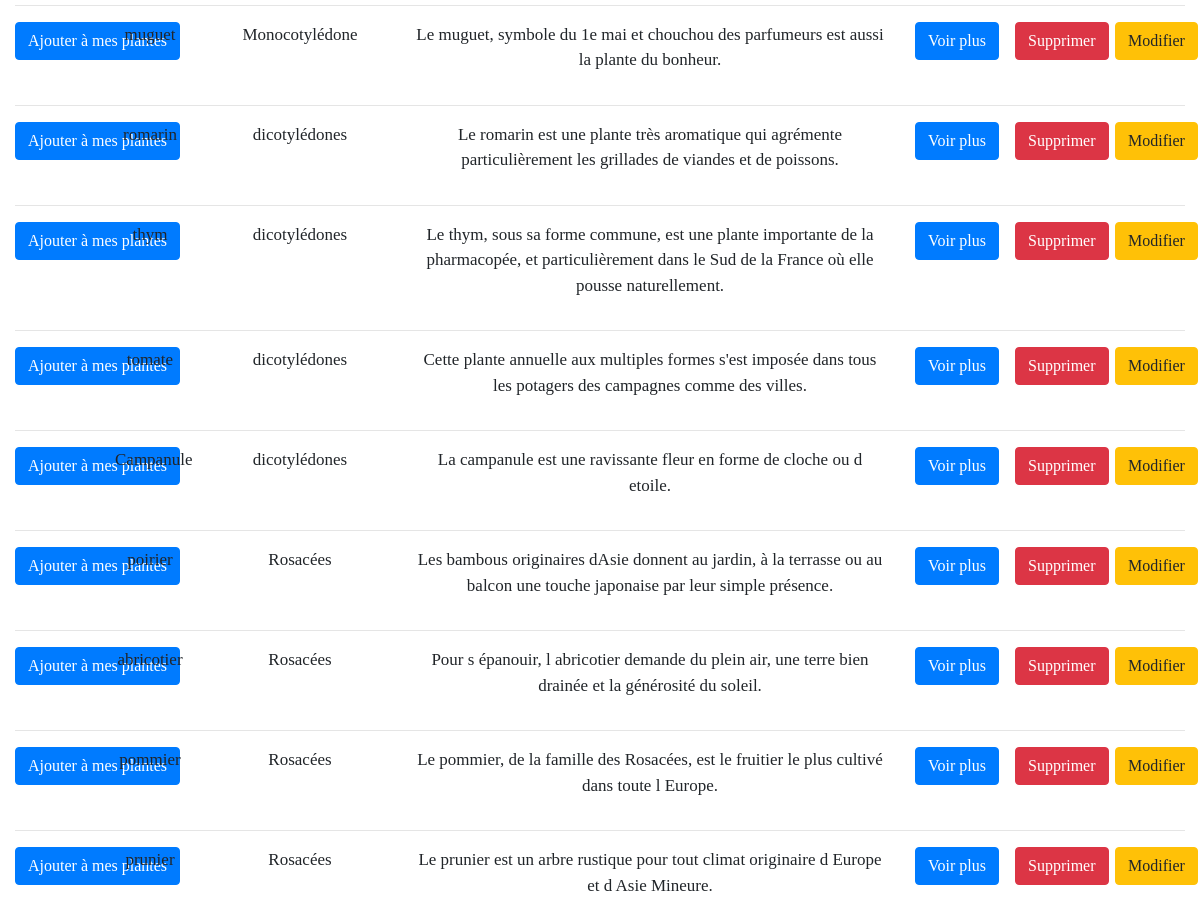
Page /site_web/plantes/index.php (middle part) on the earlier database version.
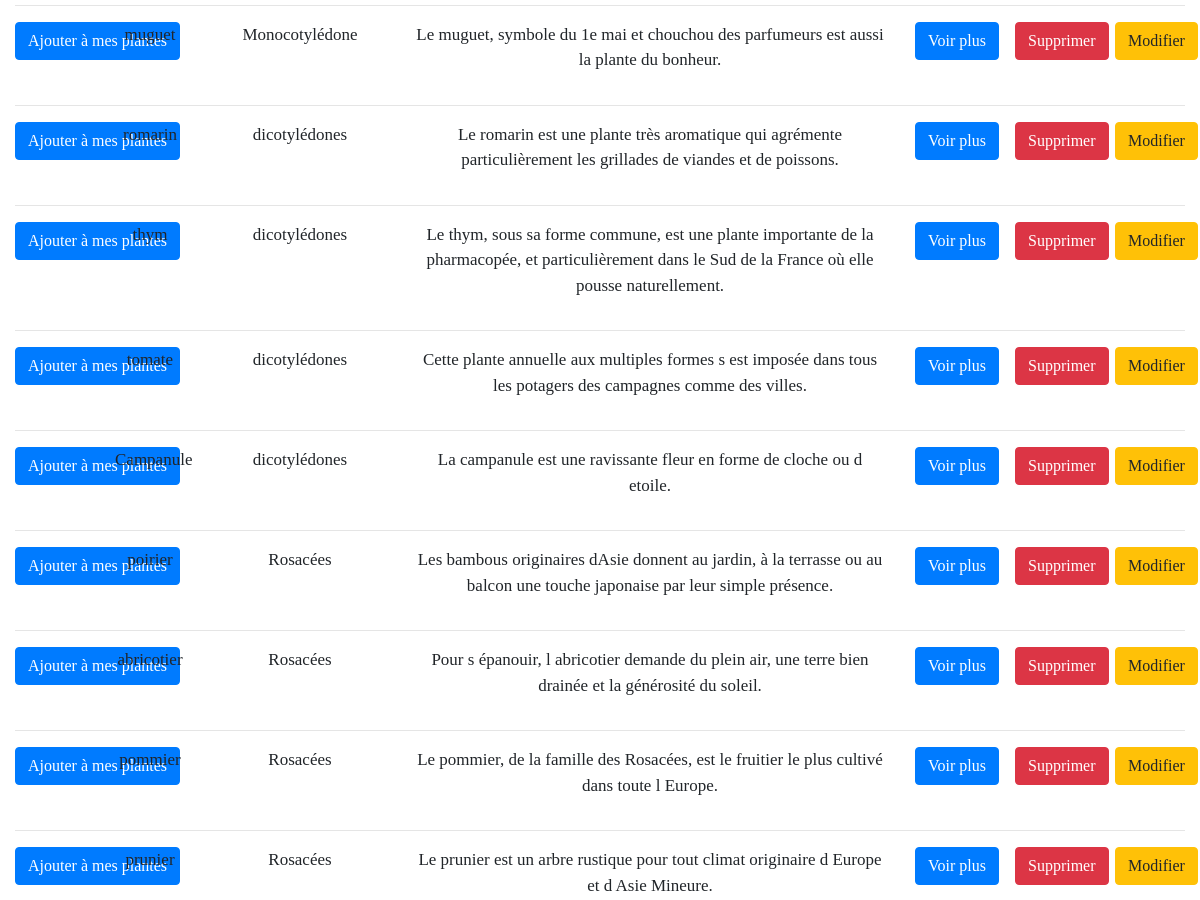
Same page on the later database version.
### tables this page shows
CREATE TABLE `tb_plantes`
(
	`id_plante` INT  NOT NULL AUTO_INCREMENT,
	`plante_nom` VARCHAR(65) NOT NULL,
	`plante_categorie` VARCHAR(65) NOT NULL,
	`plante_description` TEXT,
	`plante_humidite` INT NOT NULL,
	`plante_photo` VARCHAR(150) NOT NULL,
	`plante_luminosite` INT NOT NULL,
	`plante_periode` VARCHAR(65) NOT NULL,
	`plante_temperature` INT NOT NULL,
	PRIMARY KEY(`id_plante`)
);

### site_web/plantes/index.php (the view, shortened to what this page needs)
<?php
    try
    {
        $bdd = new PDO('mysql:host=localhost;dbname=bdd_plantes;charset=utf8', 'pi', 'root');
    }
    catch (Exception $e)
    {
        die('Erreur : ' . $e->getMessage());
    }
    $query = $bdd->query('SELECT * FROM tb_plantes ORDER BY id_plante');
?>
<!DOCTYPE html>
<html lang="fr">
    <head>
        <?php include '../header_html.php' ?>
    </head>
    <body>
        <?php
            while ($donnees = $query->fetch())
            {
            ?>
                <div class="container-fluid">
                    <div class="row">
                        <div class="col-xl-1">
                            <p class="contenu">
                            <?php echo '<a class="btn btn-primary" href="./scripts/script_mes_plantes.php?id_plante=' . $donnees['id_plante'] .'"  role="button">Ajouter à mes plantes</a>';?>
                            </p>
                        </div>
                        <div class="col-xl-1">
                            <p class="contenu">
                                <?php echo $donnees['plante_nom']; ?><br>
                            </p>
                        </div>
                        <div class="col-xl-2">
                            <p class="contenu">
                                <?php echo $donnees['plante_categorie']; ?><br>
                            </p>
                        </div>
                        <div class="col-xl-5">
                            <p class="contenu">
                                <?php echo $donnees['plante_description']; ?><br>
                            </p>
                        </div>
                        <div class="col-xl-1">
                            <p class="contenu">
                                <?php echo '<a class="btn btn-primary" href="./voir_plus.php?id_plante=' . $donnees['id_plante'] .'"  role="button">Voir plus</a>';?>
                            </p>
                        </div>
                        <div class="col-xl-1">
                            <p class="contenu">
                                <?php echo '<a class="delete btn btn-danger" href="./scripts/script_delete.php?id_plante=' . $donnees['id_plante'] . '">Supprimer</a>';?>
                            </p>
                        </div>
                        <div class="col-xl-1">
                            <p class="contenu">
                                <?php echo '<a class="delete btn btn-warning" href="./form_edit.php?id_plante=' . $donnees['id_plante'] . '">Modifier</a>';?>
                            </p>
                        </div>
                    </div>
                    <hr>
                </div>
            <?php
            }
            ?>
    </body>
</html>

### site_web/header_html.php (shortened to what this page needs)
<link rel="stylesheet" href="https://stackpath.bootstrapcdn.com/bootstrap/4.1.3/css/bootstrap.min.css">
<link rel="stylesheet" href="https://use.fontawesome.com/releases/v5.3.1/css/all.css">
<link rel="stylesheet" href="../style.css">

### site_web/style.css (style rules this page uses)
html, body { margin: 0; padding: 0; font-family: 'Cinzel', serif; }

Differences in the rows shown:
changed tb_plantes "tomate": plante_description "Cette plante annuelle aux multiples formes s'est imposée dans tous les potagers des campagnes comme des villes." → "Cette plante annuelle aux multiples formes s est imposée dans tous les potagers des campagnes comme des villes."
